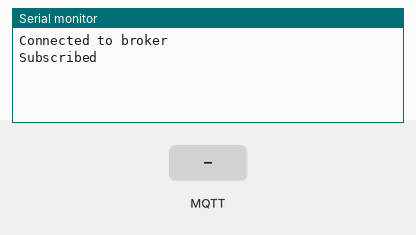
A sketch run on a simulated ESP8266 (NodeMCU). On the bench: the last lines printed to the serial monitor. The test bench sets the inputs (shaded band). WiFi joins after 1.5 s; servers stay silent unless stated; no MQTT or app messages arrive unless stated.

Above: at 2.7 s.
2.8 s: MQTT message "1" arrives on the first subscribed topic
At 3.2 s:
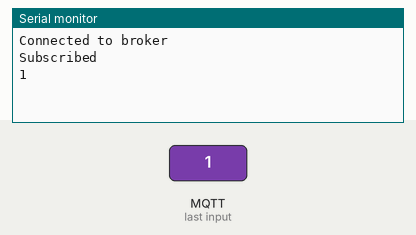
4.3 s: MQTT message "on" arrives on the first subscribed topic
At 5.5 s:
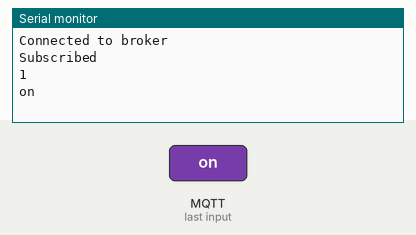
5.8 s: MQTT message "off" arrives on the first subscribed topic
At 6.7 s:
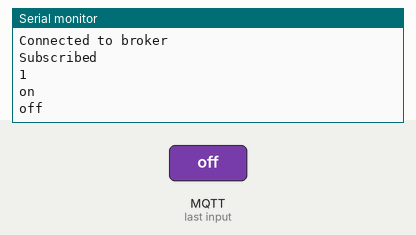

The sketch:

OneTopicSub.ino
```cpp
#include <PubSubClient.h>
#include <ESP8266WiFi.h>

const char* ssid = "SSID";      //SSID HERE
const char* password = "pass";  //PASS HERE
char* topic = "topic";          //TOPIC HERE
char* server = "ServerIP";      //BROKER IP HERE
char* message = "";

WiFiClient wifiClient;


void callback(char* topic, byte* message, unsigned int length)
{
  Serial.println((char*) message);
  //Serial.println();
}
PubSubClient client(server, 1883, callback, wifiClient);


void setup()
{
  String clientName;
  clientName += "esp8266";

  Serial.begin(9600);
  delay(10);
  WiFi.begin(ssid, password);

  while (WiFi.status() != WL_CONNECTED)
  {
    delay(500);
  }

  if (client.connect((char*) clientName.c_str()))
  {
    Serial.println("Connected to broker");
  }
  else
  {
    abort();
  }

  client.subscribe(topic);

  if (client.subscribe(topic))
  {
    Serial.println("Subscribed");
  }
}


void loop()
{
  client.loop();
}
```

Measured:
- after the input at 2.8 s, the serial monitor: prints a new line at once (image 1)
- after the input at 4.3 s, the serial monitor: prints a new line at once (image 2)
- after the input at 5.8 s, the serial monitor: prints a new line at once (image 3)
